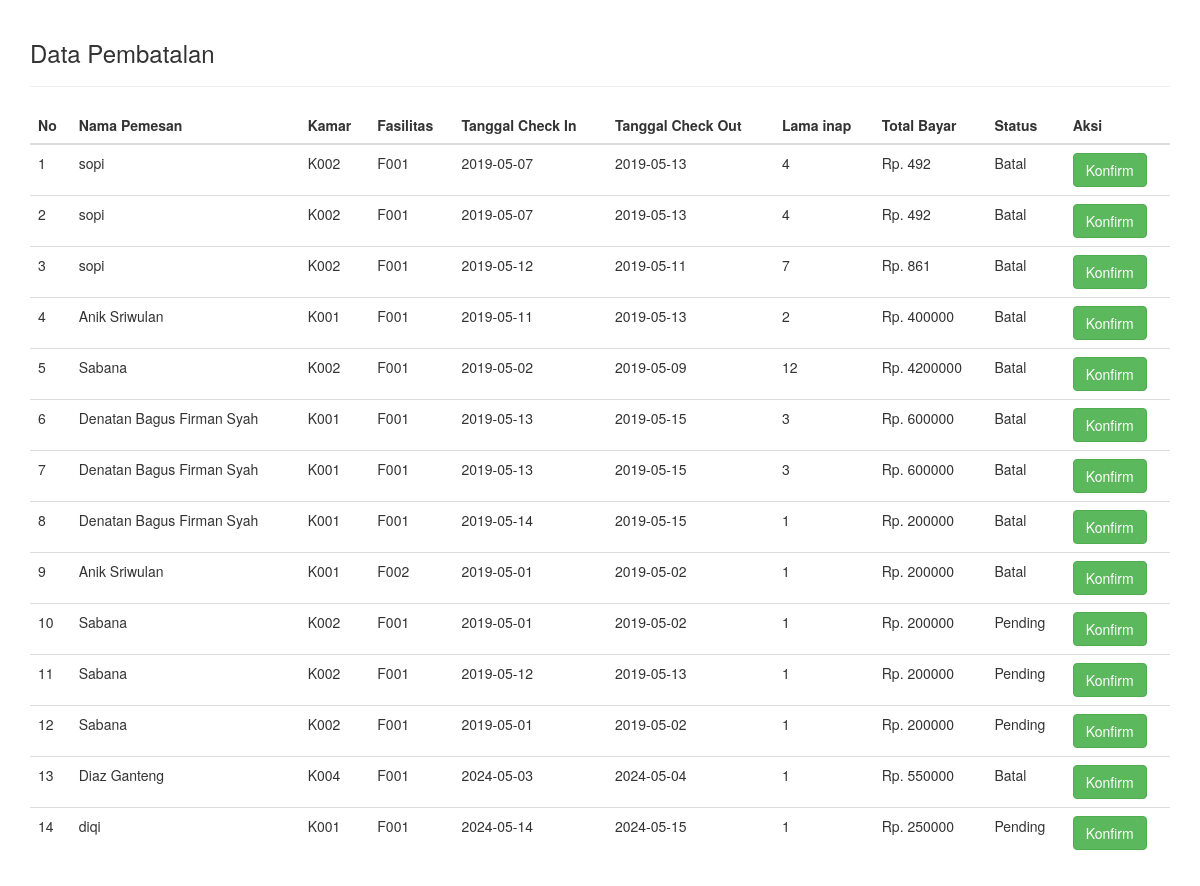
The app's page /admin/showPembatalan.php with its own data.
### tables this page shows
CREATE TABLE `tb_batal` (
  `id_batal` int(25) NOT NULL,
  `id_reservasi` int(25) NOT NULL,
  `nama_tamu` varchar(25) NOT NULL,
  `kode_kamar` varchar(25) NOT NULL,
  `id_fasilitas` varchar(25) NOT NULL,
  `tgl_check_in` date NOT NULL,
  `tgl_check_out` date NOT NULL,
  `lama_inap` int(25) NOT NULL,
  `total_biaya` int(25) NOT NULL,
  `status` varchar(25) NOT NULL DEFAULT 'Pending'
);

### admin/showPembatalan.php (the view, shortened to what this page needs)
<!DOCTYPE html>
<html lang="en">
<head>
<link rel="stylesheet" type="text/css" href="//cdn.datatables.net/1.10.11/css/jquery.dataTables.min.css">
<link rel="stylesheet" href="https://maxcdn.bootstrapcdn.com/bootstrap/3.3.7/css/bootstrap.min.css">
</head>
<body>
<?php
    include 'helper/connection.php';
?>
<div class="container" style="padding-top: 20px; padding-bottom: 20px;">
    <h3>Data Pembatalan</h3>
<hr>
<table class="table table-stripped table-hover datatab" align="center">
    <thead>
        <tr>
            <th>No</th>
            <th>Nama Pemesan</th>
            <th>Kamar</th>
            <th>Fasilitas</th>
            <th>Tanggal Check In</th>
            <th>Tanggal Check Out</th>
            <th>Lama inap</th>
            <th>Total Bayar</th>
            <th> Status</th>
            <th>Aksi</th>
        </tr>
    </thead>
    <tbody>
    <?php
        $nomor=1;
        $sql = "SELECT * FROM tb_batal";
        $query = mysqli_query($con, $sql);
        while($data = mysqli_fetch_assoc($query)){
        ?>
        <tr>
            <td><?php echo $nomor; ?></td>
            <td><?php echo $data['nama_tamu']; ?></td>
            <td><?php echo $data['kode_kamar']; ?></td>
            <td><?php echo $data['id_fasilitas']; ?></td>
            <td><?php echo $data['tgl_check_in']; ?></td>
            <td><?php echo $data['tgl_check_out']; ?></td>
            <td><?php echo $data['lama_inap']; ?></td>
            <td>Rp. <?php echo $data['total_biaya']; ?></td>
            <td><?php echo $data['status']; ?></td>
            <td>
                <a href="proses/prosesBatal.php?id=<?php echo $data['id_reservasi'] ?>" class="btn btn-success">Konfirm</a>
            </td>
        </tr>
        <?php $nomor++; ?>
        <?php } ?>
    </tbody>
</table>

### records on screen
tb_batal: nama_tamu "sopi", kode_kamar "K002", id_fasilitas "F001", tgl_check_in "2019-05-07", tgl_check_out "2019-05-13", lama_inap "4", total_biaya "492", status "Batal"
tb_batal: nama_tamu "sopi", kode_kamar "K002", id_fasilitas "F001", tgl_check_in "2019-05-07", tgl_check_out "2019-05-13", lama_inap "4", total_biaya "492", status "Batal"
tb_batal: nama_tamu "sopi", kode_kamar "K002", id_fasilitas "F001", tgl_check_in "2019-05-12", tgl_check_out "2019-05-11", lama_inap "7", total_biaya "861", status "Batal"
tb_batal: nama_tamu "Anik Sriwulan", kode_kamar "K001", id_fasilitas "F001", tgl_check_in "2019-05-11", tgl_check_out "2019-05-13", lama_inap "2", total_biaya "400000", status "Batal"
tb_batal: nama_tamu "Sabana", kode_kamar "K002", id_fasilitas "F001", tgl_check_in "2019-05-02", tgl_check_out "2019-05-09", lama_inap "12", total_biaya "4200000", status "Batal"
tb_batal: nama_tamu "Denatan Bagus Firman Syah", kode_kamar "K001", id_fasilitas "F001", tgl_check_in "2019-05-13", tgl_check_out "2019-05-15", lama_inap "3", total_biaya "600000", status "Batal"
tb_batal: nama_tamu "Denatan Bagus Firman Syah", kode_kamar "K001", id_fasilitas "F001", tgl_check_in "2019-05-13", tgl_check_out "2019-05-15", lama_inap "3", total_biaya "600000", status "Batal"
tb_batal: nama_tamu "Denatan Bagus Firman Syah", kode_kamar "K001", id_fasilitas "F001", tgl_check_in "2019-05-14", tgl_check_out "2019-05-15", lama_inap "1", total_biaya "200000", status "Batal"
tb_batal: nama_tamu "Anik Sriwulan", kode_kamar "K001", id_fasilitas "F002", tgl_check_in "2019-05-01", tgl_check_out "2019-05-02", lama_inap "1", total_biaya "200000", status "Batal"
tb_batal: nama_tamu "Sabana", kode_kamar "K002", id_fasilitas "F001", tgl_check_in "2019-05-01", tgl_check_out "2019-05-02", lama_inap "1", total_biaya "200000", status "Pending"
tb_batal: nama_tamu "Sabana", kode_kamar "K002", id_fasilitas "F001", tgl_check_in "2019-05-12", tgl_check_out "2019-05-13", lama_inap "1", total_biaya "200000", status "Pending"
tb_batal: nama_tamu "Sabana", kode_kamar "K002", id_fasilitas "F001", tgl_check_in "2019-05-01", tgl_check_out "2019-05-02", lama_inap "1", total_biaya "200000", status "Pending"
tb_batal: nama_tamu "Diaz Ganteng", kode_kamar "K004", id_fasilitas "F001", tgl_check_in "2024-05-03", tgl_check_out "2024-05-04", lama_inap "1", total_biaya "550000", status "Batal"
tb_batal: nama_tamu "diqi", kode_kamar "K001", id_fasilitas "F001", tgl_check_in "2024-05-14", tgl_check_out "2024-05-15", lama_inap "1", total_biaya "250000", status "Pending"
